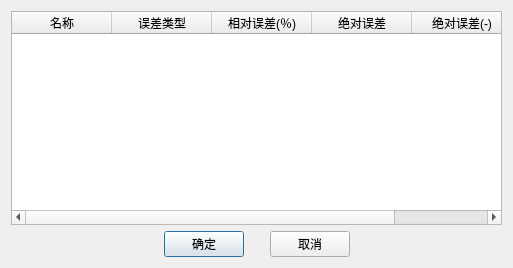
<?xml version="1.0" encoding="UTF-8"?>
<ui version="4.0">
 <class>QSynResultEstimateDlg</class>
 <widget class="QDialog" name="QSynResultEstimateDlg">
  <property name="geometry">
   <rect>
    <x>0</x>
    <y>0</y>
    <width>513</width>
    <height>268</height>
   </rect>
  </property>
  <property name="windowTitle">
   <string>Dialog</string>
  </property>
  <layout class="QGridLayout" name="gridLayout">
   <item row="0" column="0">
    <widget class="QTableWidget" name="tableWidget">
     <column>
      <property name="text">
       <string>名称</string>
      </property>
     </column>
     <column>
      <property name="text">
       <string>误差类型</string>
      </property>
     </column>
     <column>
      <property name="text">
       <string>相对误差(％)</string>
      </property>
     </column>
     <column>
      <property name="text">
       <string>绝对误差</string>
      </property>
     </column>
     <column>
      <property name="text">
       <string>绝对误差(-)</string>
      </property>
     </column>
    </widget>
   </item>
   <item row="1" column="0">
    <layout class="QHBoxLayout" name="horizontalLayout">
     <item>
      <spacer name="horizontalSpacer">
       <property name="orientation">
        <enum>Qt::Horizontal</enum>
       </property>
       <property name="sizeHint" stdset="0">
        <size>
         <width>40</width>
         <height>20</height>
        </size>
       </property>
      </spacer>
     </item>
     <item>
      <widget class="QPushButton" name="pushButton">
       <property name="sizePolicy">
        <sizepolicy hsizetype="Fixed" vsizetype="Fixed">
         <horstretch>0</horstretch>
         <verstretch>0</verstretch>
        </sizepolicy>
       </property>
       <property name="text">
        <string>确定</string>
       </property>
      </widget>
     </item>
     <item>
      <spacer name="horizontalSpacer_3">
       <property name="orientation">
        <enum>Qt::Horizontal</enum>
       </property>
       <property name="sizeType">
        <enum>QSizePolicy::Fixed</enum>
       </property>
       <property name="sizeHint" stdset="0">
        <size>
         <width>20</width>
         <height>20</height>
        </size>
       </property>
      </spacer>
     </item>
     <item>
      <widget class="QPushButton" name="pushButton_2">
       <property name="sizePolicy">
        <sizepolicy hsizetype="Fixed" vsizetype="Fixed">
         <horstretch>0</horstretch>
         <verstretch>0</verstretch>
        </sizepolicy>
       </property>
       <property name="text">
        <string>取消</string>
       </property>
      </widget>
     </item>
     <item>
      <spacer name="horizontalSpacer_2">
       <property name="orientation">
        <enum>Qt::Horizontal</enum>
       </property>
       <property name="sizeHint" stdset="0">
        <size>
         <width>40</width>
         <height>20</height>
        </size>
       </property>
      </spacer>
     </item>
    </layout>
   </item>
  </layout>
 </widget>
 <resources/>
 <connections/>
</ui>
